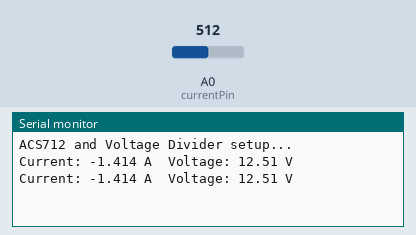
Recording of a sketch running on a simulated Arduino Uno, built with avr-gcc and run on an emulated ATmega328P. Shown: the last lines printed to the serial monitor. The inputs (shaded band) are chosen by the test bench; at power-on: A0 (currentPin) = 512.

Above: at 2.2 s.
2.3 s: A0 (currentPin) set to 716
At 3.6 s:
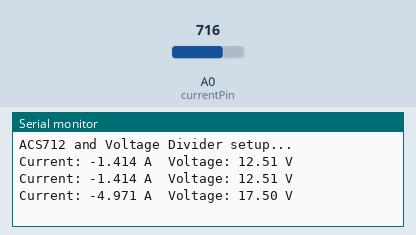
3.8 s: A0 (currentPin) set to 900
At 4.6 s:
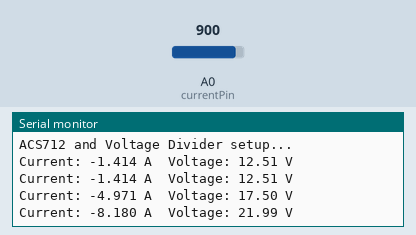
Timing chart, 0 to 6.8 s (numbered marks = the images above; inputs shaded):
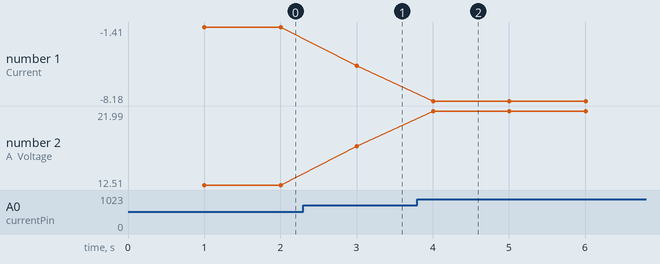

The sketch:

voltage_and_current.ino
```cpp
const int currentPin = A0;        // Analog pin for ACS712 current sensor
const int voltagePin = A0;        // Analog pin for voltage divider
const float Vref = 3.3;           // ESP8266 reference voltage
const float sensitivity = 0.185;  // Sensitivity for ACS712 5A version (change based on your model)
const float maxInputVoltage = 25.0; // Max voltage for solar panel (scale it for your system)

void setup() {
  Serial.begin(115200);
  delay(1000); // Give some time for initialization
  Serial.println("ACS712 and Voltage Divider setup...");
}

void loop() {
  // === Measure Current ===
  int rawCurrent = analogRead(currentPin);
  float currentVoltage = (rawCurrent * Vref) / 1023.0; // Convert ADC value to voltage
  float current = -(currentVoltage - 2.5) / sensitivity -6; // Calculate current in Amps

  // === Measure Voltage ===
  int rawVoltage = analogRead(voltagePin);
  float voltage = (rawVoltage * Vref) / 1023.0; // Convert ADC value to voltage
  voltage = voltage * (maxInputVoltage / Vref);  // Scale voltage according to divider

  // === Print Results ===
  Serial.print("Current: ");
  Serial.print(current, 3);  // Print current in Amps
  Serial.print(" A\t");

  Serial.print("Voltage: ");
  Serial.print(voltage, 2);  // Print voltage
  Serial.println(" V");

  delay(1000);  // Wait 1 second before next reading
}
```

Measured:
- after the input at 2.3 s, the serial monitor: prints a new line after 0.70 s (image 1)
- after the input at 3.8 s, the serial monitor: prints a new line after 0.21 s (image 2)
- plotted number 1: -1.41 → -4.97 after the input at 2.3 s, -4.97 → -8.18 after the input at 3.8 s
- plotted number 2: 12.51 → 17.5 after the input at 2.3 s, 17.5 → 21.99 after the input at 3.8 s
